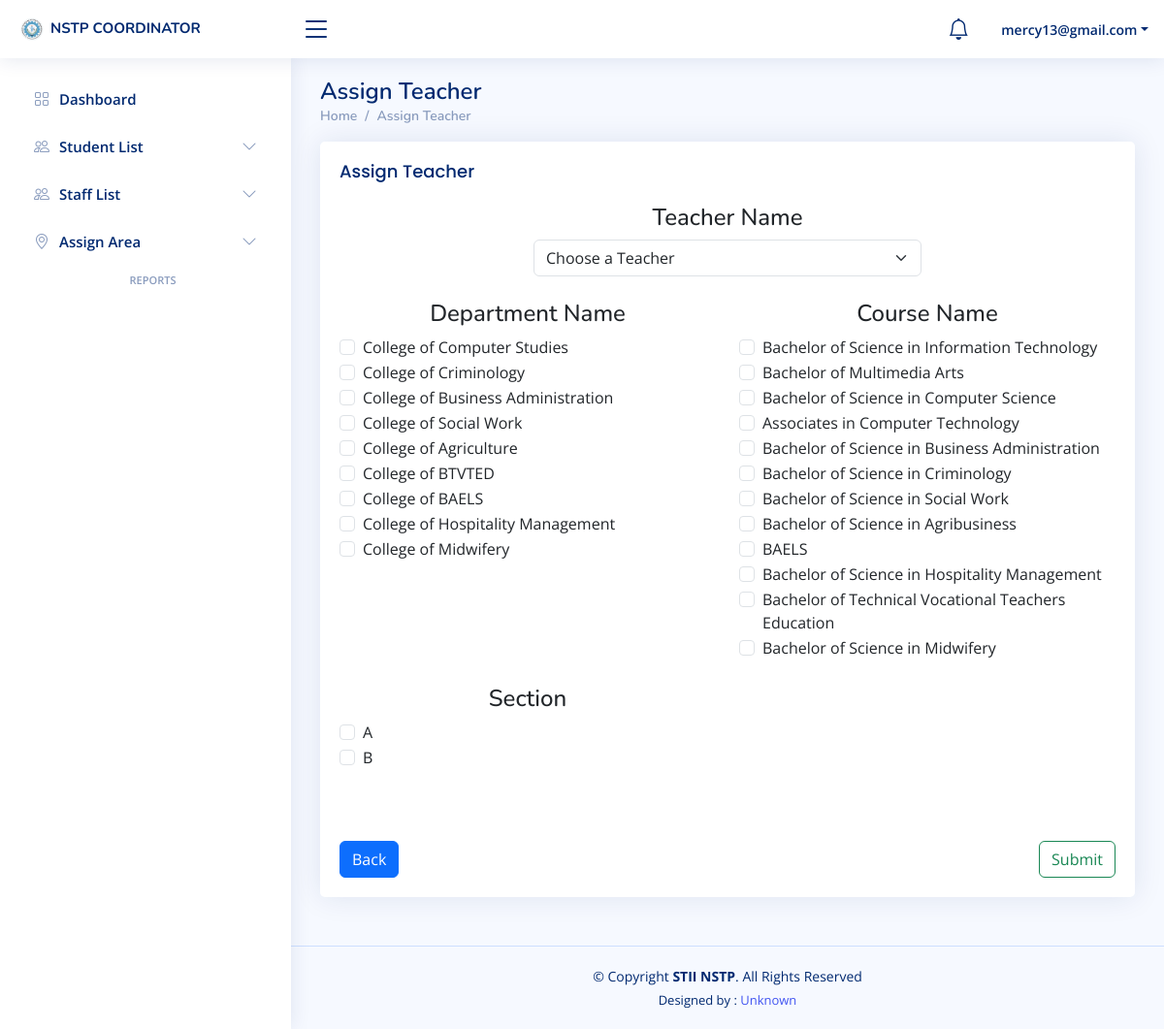
Screenshot of /Coordinator/teacher_add.php (signed in) with the database file from the repository.
### tables this page shows
CREATE TABLE `departments` (
  `d_id` int(11) NOT NULL,
  `department_name` varchar(255) NOT NULL,
  `date` timestamp NOT NULL DEFAULT current_timestamp() ON UPDATE current_timestamp(),
  `status` varchar(255) NOT NULL DEFAULT 'Available'
);

CREATE TABLE `course` (
  `c_id` int(11) NOT NULL,
  `course_name` varchar(255) NOT NULL,
  `d_id` int(11) NOT NULL,
  `date` timestamp NOT NULL DEFAULT current_timestamp() ON UPDATE current_timestamp(),
  `status` varchar(255) NOT NULL DEFAULT 'Available'
);

### Coordinator/teacher_add.php (the view, shortened to what this page needs)
<?php
if (isset($_SESSION['email']) && isset($_SESSION['co_id']) && ($_SESSION['password']) ) {
?>
<!DOCTYPE html>
<html lang="en">
<head>
  <link href="assets/vendor/bootstrap/css/bootstrap.min.css" rel="stylesheet">
  <link href="assets/vendor/bootstrap-icons/bootstrap-icons.css" rel="stylesheet">
  <link href="assets/vendor/boxicons/css/boxicons.min.css" rel="stylesheet">
  <link href="assets/vendor/quill/quill.snow.css" rel="stylesheet">
  <link href="assets/vendor/quill/quill.bubble.css" rel="stylesheet">
  <link href="assets/vendor/remixicon/remixicon.css" rel="stylesheet">
  <link href="assets/vendor/simple-datatables/style.css" rel="stylesheet">
  <link href="assets/css/style.css" rel="stylesheet">
</head>
<body>
<?php include 'Include/header.php'; ?>
<?php include 'Include/sidebar.php'; ?>
  <main id="main" class="main">
    <div class="pagetitle">
      <h1>Assign Teacher</h1>
      <nav>
        <ol class="breadcrumb">
          <li class="breadcrumb-item"><a href="dashboard.php">Home</a></li>
          <li class="breadcrumb-item">Assign Teacher</li>
        </ol>
      </nav>
    </div>
    <section class="section">
      <div class="row">
        <div class="col-lg-12">
          <div class="card">
            <div class="card-body">
              <div class="row">
              	<div class="col-lg-12">
              		<h5 class="card-title">Assign Teacher
                  </h5>
              	</div>
              </div>
              <div class="col-lg-12">
                <form method="post" action="t_assign.php">
                  <div class="row">
                      <?php
                      include "conn.php";
                      ?>
                      <center>
                          <div class="col-lg-6">
                              <center>
                                  <label><h4>Teacher Name</h4></label>
                              </center>
                              <select class="form-select" name="t_id" required>
                                  <option value="" selected disabled>Choose a Teacher</option>
                              </select>
                          </div>
                      </center>
                      <div class="col-lg-12"><br></div>
                      <div class="col-lg-6">
                          <center>
                              <label><h4>Department Name</h4></label>
                          </center>
                          <?php
                          $deptQuery = "SELECT d_id, department_name FROM departments WHERE status = 'Available'";
                          $deptResult = mysqli_query($conn, $deptQuery);
                          if (mysqli_num_rows($deptResult) > 0):
                              while ($row = mysqli_fetch_assoc($deptResult)): ?>
                                  <div class="form-check">
                                      <input class="form-check-input" type="checkbox" name="d_id[]" value="<?= htmlspecialchars($row['d_id']); ?>" id="dept_<?= htmlspecialchars($row['d_id']); ?>">
                                      <label class="form-check-label" for="dept_<?= htmlspecialchars($row['d_id']); ?>">
                                          <?= htmlspecialchars($row['department_name']); ?>
                                      </label>
                                  </div>
                              <?php endwhile;
                          else: ?>
                              <p>No available departments.</p>
                          <?php endif; ?>
                      </div>
                      <div class="col-lg-6">
                          <center>
                              <label><h4>Course Name</h4></label>
                          </center>
                          <?php
                          $courseQuery = "SELECT c_id, course_name FROM course WHERE status = 'Available'";
                          $courseResult = mysqli_query($conn, $courseQuery);
                          if (mysqli_num_rows($courseResult) > 0):
                              while ($row = mysqli_fetch_assoc($courseResult)): ?>
                                  <div class="form-check">
                                      <input class="form-check-input" type="checkbox" name="c_id[]" value="<?= htmlspecialchars($row['c_id']); ?>" id="course_<?= htmlspecialchars($row['c_id']); ?>">
                                      <label class="form-check-label" for="course_<?= htmlspecialchars($row['c_id']); ?>">
                                          <?= htmlspecialchars($row['course_name']); ?>
                                      </label>
                                  </div>
                              <?php endwhile;
                          else: ?>
                              <p>No available courses.</p>
                          <?php endif; ?>
                      </div>
                      <div class="col-lg-12"><br></div>
                      <div class="col-lg-6">
                          <center>
                              <label><h4>Section</h4></label>
                          </center>
                          <?php
                          $sectionQuery = "SELECT DISTINCT section FROM students WHERE status = 'Enrolled'";
                          $sectionResult = mysqli_query($conn, $sectionQuery);
                          if (mysqli_num_rows($sectionResult) > 0):
                              while ($row = mysqli_fetch_assoc($sectionResult)): ?>
                                  <div class="form-check">
                                      <input class="form-check-input" type="checkbox" name="sections[]" value="<?= htmlspecialchars($row['section']); ?>" id="section_<?= htmlspecialchars($row['section']); ?>">
                                      <label class="form-check-label" for="section_<?= htmlspecialchars($row['section']); ?>">
                                          <?= htmlspecialchars($row['section']); ?>
                                      </label>
                                  </div>
                              <?php endwhile;
                          else: ?>
                              <p>No enrolled sections found.</p>
                          <?php endif; ?>
                      </div>
                      <div class="col-lg-12"><br><br><br></div>
                      <div class="col-lg-12">
                          <a href="teacher_list.php" class="btn btn-primary">Back</a>
                          <button type="submit" class="btn btn-outline-success" style="float: right;">Submit</button>
                      </div>
                  </div>
              </form>
              </div>
            </div>
          </div>
        </div>
      </div>
    </section>
  </main>
  <footer id="footer" class="footer">
    <div class="copyright">
      &copy; Copyright <strong><span>STII NSTP</span></strong>. All Rights Reserved
    </div>
    <div class="credits">
      Designed by : <a href="#">Unknown</a>
    </div>
  </footer>
</body>
</html>
<?php
}else{
    header("Location: sign_in.php");
    exit();
}
?>

### Coordinator/assets/css/style.css (style rules this page uses)
:root { scroll-behavior: smooth; }
body { font-family: "Open Sans", sans-serif; background: #f6f9ff; color: #444444; }
a { color: #4154f1; text-decoration: none; }
h1, h2, h3, h4, h5, h6 { font-family: "Nunito", sans-serif; }
#main { margin-top: 60px; padding: 20px 30px; transition: all 0.3s; }
.pagetitle { margin-bottom: 10px; }
.pagetitle h1 { font-size: 24px; margin-bottom: 0; font-weight: 600; color: #012970; }
.card { margin-bottom: 30px; border: none; border-radius: 5px; box-shadow: 0px 0 30px rgba(1, 41, 112, 0.1); }
.card-title { padding: 20px 0 15px 0; font-size: 18px; font-weight: 500; color: #012970; font-family: "Poppins", sans-serif; }
.card-body { padding: 0 20px 20px 20px; }
.breadcrumb { font-size: 14px; font-family: "Nunito", sans-serif; color: #899bbd; font-weight: 600; }
.breadcrumb a { color: #899bbd; transition: 0.3s; }
.breadcrumb .breadcrumb-item::before { color: #899bbd; }
@media (min-width: 1200px) { #main, #footer { margin-left: 300px; } }
.footer { padding: 20px 0; font-size: 14px; transition: all 0.3s; border-top: 1px solid #cddfff; }
.footer .copyright { text-align: center; color: #012970; }
.footer .credits { padding-top: 5px; text-align: center; font-size: 13px; color: #012970; }

### rows the page displays
departments: department_name "College of Computer Studies"
departments: department_name "College of Criminology"
departments: department_name "College of Business Administration"
departments: department_name "College of Social Work"
departments: department_name "College of Agriculture"
departments: department_name "College of BTVTED"
departments: department_name "College of BAELS"
departments: department_name "College of Hospitality Management"
departments: department_name "College of Midwifery"
course: course_name "Bachelor of Science in Information Technology"
course: course_name "Bachelor of Multimedia Arts"
course: course_name "Bachelor of Science in Computer Science"
course: course_name "Associates in Computer Technology"
course: course_name "Bachelor of Science in Business Administration"
course: course_name "Bachelor of Science in Criminology"
course: course_name "Bachelor of Science in Social Work"
course: course_name "Bachelor of Science in Agribusiness"
course: course_name "BAELS"
course: course_name "Bachelor of Science in Hospitality Management"
course: course_name "Bachelor of Technical Vocational Teachers Education"
course: course_name "Bachelor of Science in Midwifery"

### other values shown
$_SESSION['email'] "mercy13@gmail.com"
$row['section'] "A"
$row['section'] "B"
